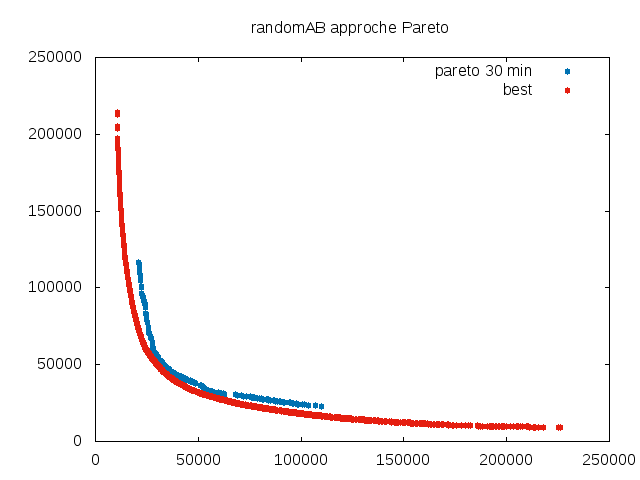

The gnuplot source for this figure:
set terminal png
set output "ab_pareto_30.png"
set title "randomAB approche Pareto"
plot "randomAB_OnLineFiltered_time=30_nb=500.tsp" using 1:2 title "pareto 30 min" pointtype 7 linecolor 6, "../../data/best.randomAB100.tsp" using 1:2 title "best" pointtype 7 linecolor 7
